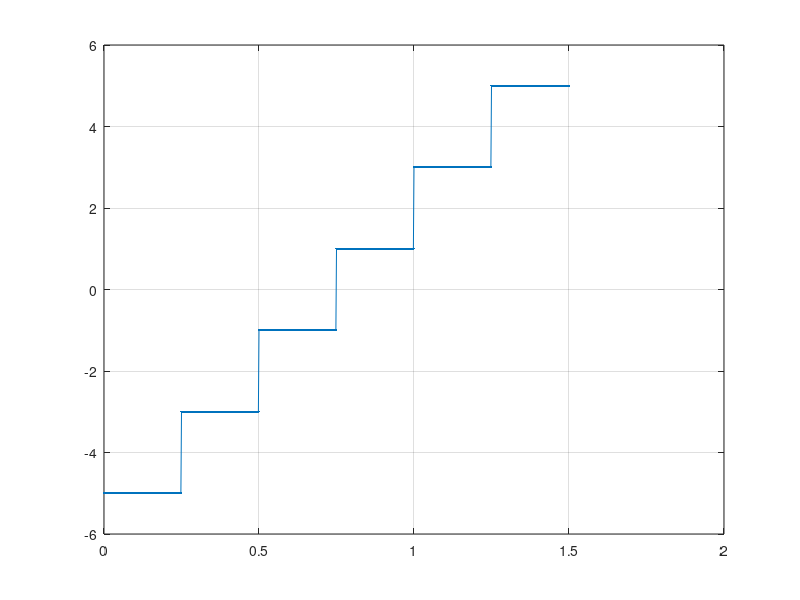

MATLAB code for this plot:
t=0:0.002:1.5;
s=t;
n=length(s);
for i=1:1:n
    if i<=n/6
        s(i)=-5;
    end
    if i>n/6
        if i<=n/3
            s(i)=-3;
        end
    end
    if i>n/3
        if i<=n/2
            s(i)=-1;
        end
    end
    if i>n/2
        if i<=2*n/3
            s(i)=1;
        end
    end
    if i>2*n/3
        if i<=5*n/6
            s(i)=3;
        end
    end
    if i>5*n/6
        s(i)=5;
    end
end
plot(t,s,'.-'),grid